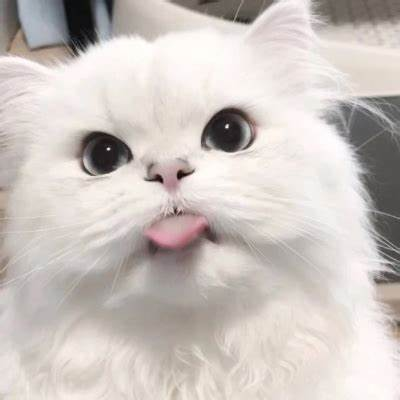
#> input picture data/video/cat.jpg, 400 x 400 px
$ jupyter execute 'canny边缘检测.ipynb'
#> lines starting #> are read from the running program, lines starting #| are printed output that depends on the picture; after the words box and inside, x2 and y2 are one past the last pixel; in counts of white or black regions, pixels touching at a corner belong together
1.高斯滤波
2.计算梯度(sobel算子)
3.非极大值抑制
4.双阈值
5.抑制孤立的弱边缘

[cell 1]
import cv2
import numpy as np
def cv2_show(im):
    cv2.namedWindow('image',cv2.WINDOW_NORMAL)
    cv2.imshow('image',im)
    cv2.waitKey(0)
    cv2.destroyAllWindows()
def NOISE(IM,mean=0,sigma=1,percent=0.2):
    noisenum=int(IM.shape[0]*percent*IM.shape[1])
    im=IM
    for j in range(noisenum):

        randx=np.random.randint(0,im.shape[0]-1)
        randy=np.random.randint(0,im.shape[1]-1)
        im[randx,randy,:]=im[randx,randy,:]+np.random.normal(mean,sigma)
        for i in range(im.shape[2]):
            if im[randx,randy,i]<0:
                im[randx,randy,i]=0
            if im[randx,randy,i]>255:
                im[randx,randy,i]=255
    return im.astype(np.uint8)

[cell 2]
img=cv2.imread('../data/video/cat.jpg',cv2.IMREAD_GRAYSCALE)
#> img: shape (400, 400); min 7, max 255, mean 197.6
cv2_show(img)

[cell 3]
v1=cv2.Canny(img,100,200)
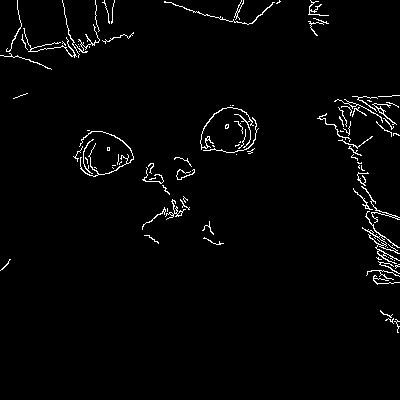
#> v1: shape (400, 400); 2.2% white in thin lines or dots, all inside (x1, y1, x2, y2) = (0, 0, 400, 333)
v2=cv2.Canny(img,50,100)
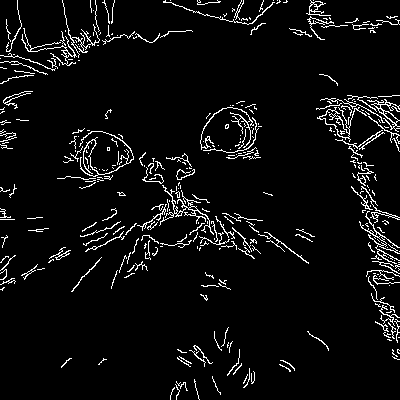
#> v2: shape (400, 400); 5.3% white in thin lines or dots
cv2_show(v1)
cv2_show(v2)
